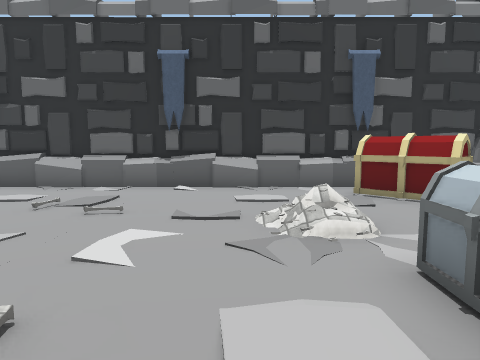
[1] (above)

17 first-person views from a walk through a scene from a Unity 3-D project. The camera is 1.2 m above the floor, tilts 6° down and sees 70° across. The floor is counted in squares, 1 m on a side. Each view is taken from the middle of a square. On the plan, view 1 faces up. The plan holds only what a view shows up to about 14 squares ahead; the rest is blank. The place goes on beyond the plan. The player character is not drawn. Some surface patterns are stand-ins.

[2]
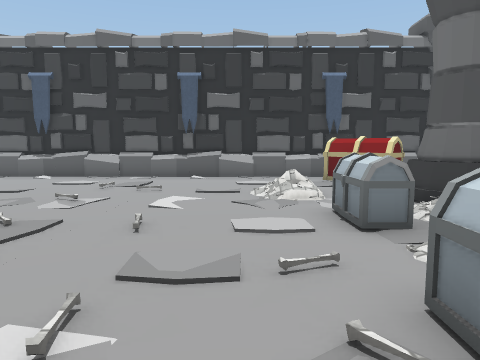

[3]
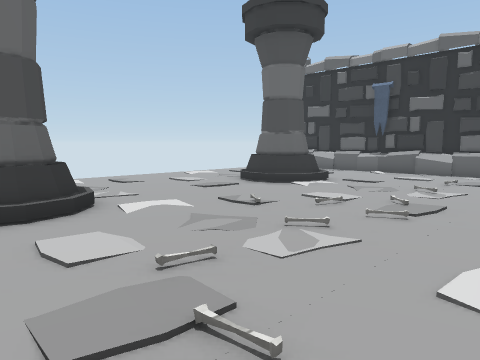

[4]
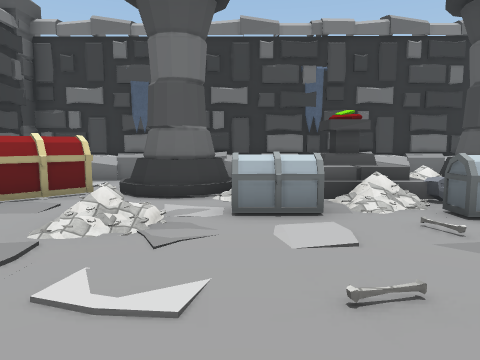

[5]
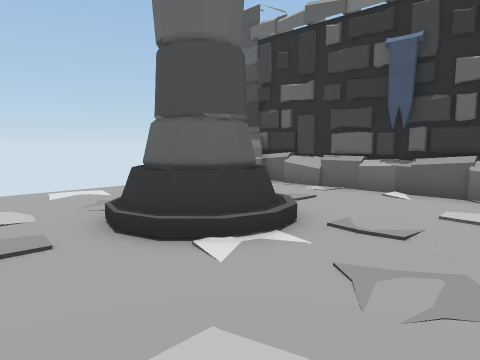

[6]
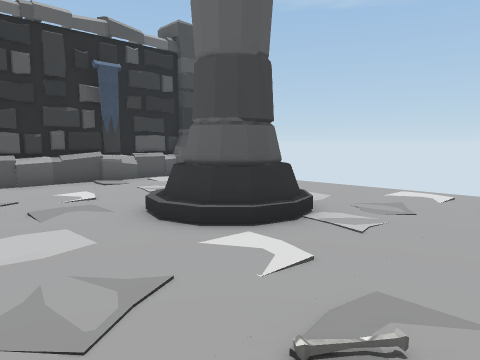

[7]
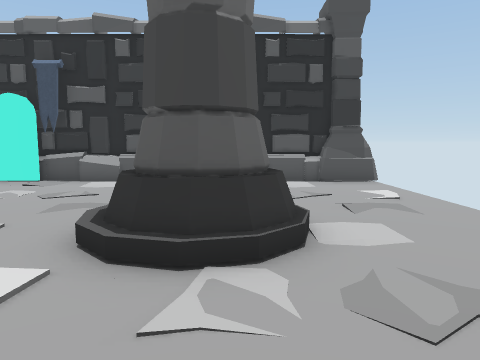

[8]
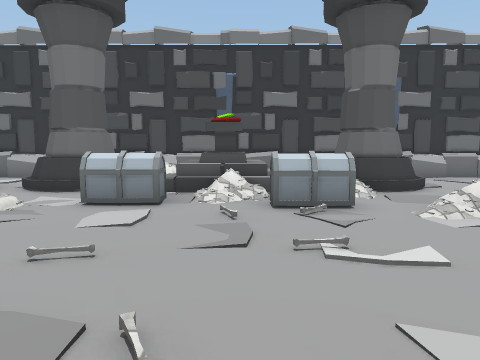

[9]
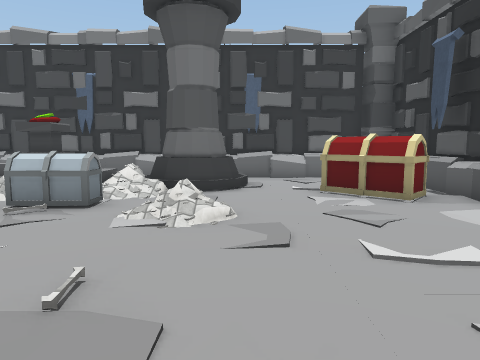

[10]
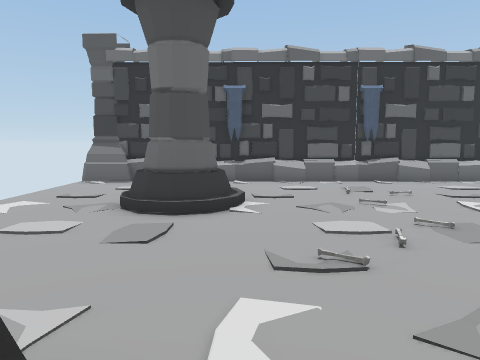

[11]
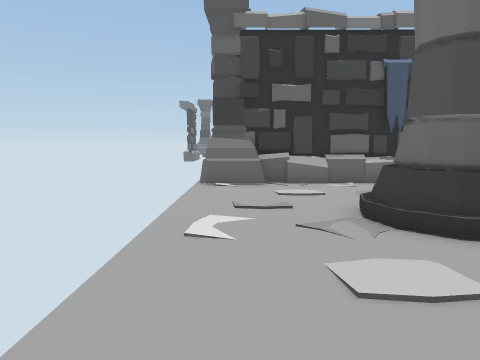

[12]
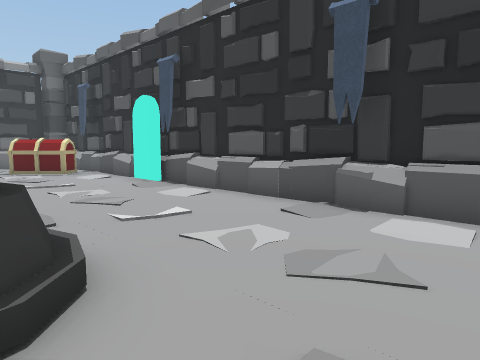

[13]
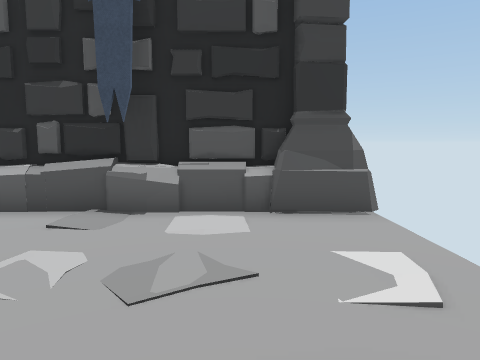

[14]
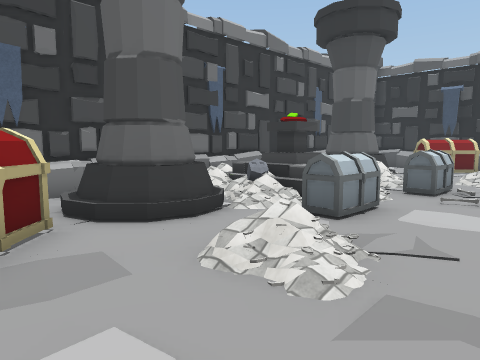

[15]
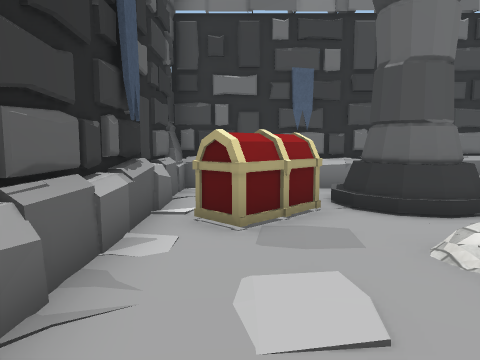

[16]
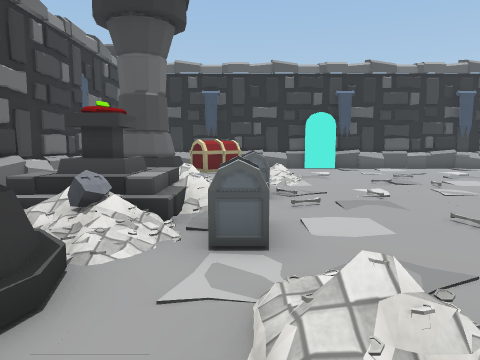

[17]
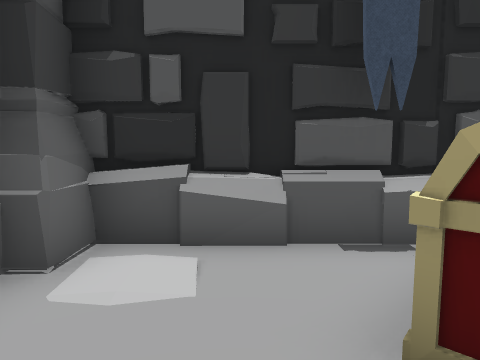

### Floor plan
Points are (right, up) in squares from view 1. A wall is a line through its corners. A room is listed if a view was taken in it or the views show most of it. See-through windows are left out.
Room 1 (views 1, 2, 3, 4, 5, 6, 7, 8, 9, 10, 11, 12, 13, 14, 15, 16, 17)
walls: (-2.4, 9.6) (-6.5, 9.6); (-2.6, -9.7) (-1.1, -9.7); (-2.4, 9.9) (-6.6, 9.9); (-7.4, 9.6) (-11.6, 9.6); (-2.7, -10.3) (-1.7, -10.3); (-7.4, 9.9) (-12, 9.9); (-0.6, -10) (6.8, -10); (-8.6, -10.1) (-2.3, -10); (0.2, -10.3) (0.7, -10.3); (-8.6, -10.3) (-3.5, -10.3); (0.8, -10.3) (1.7, -10.3); (7.3, 1.6) (7.3, 2.4); (2.5, 9.6) (-1.6, 9.6); (2.5, 9.9) (-1.6, 9.9); (1.9, -10.3) (7, -10.3); (-11.7, -10.1) (-9.5, -10.1); (-12, -10.3) (-9.5, -10.3); (7.3, -9.1) (7.3, 0.1); (6.9, 9.9) (4.4, 9.9); (7.3, 9.6) (4, 9.6); (7.5, -9.5) (7.5, 9.9)
low walls: (-4.4, 9.6) (-5.6, 9.4); (-5.2, -10.1) (-4, -9.9); (0.5, 9.6) (-0.7, 9.4); (-0.3, -10) (0.7, -9.9); (-7.2, -10.4) (-7.2, -9.9); (-9.3, 9.6) (-10.5, 9.5); (7.3, 2.2) (7.2, 2.7); (7.3, -2.6) (7.1, -1.3); (7.3, 3.2) (7.3, 3.7); (-10, -10.1) (-9.4, -10); (7.3, 4.9) (7.3, 5.5); (7.3, 6.5) (7.3, 7.1); (4.4, -10.1) (5.7, -9.9); (7.3, 7) (7.2, 8.2); (5.3, 9.5) (5.3, 10); (5.3, 9.6) (4.3, 9.5); (7.3, -7.4) (7.2, -6.1); (7.3, 8.2) (7.3, 9.6)
objects: other object (-13, -10); other object (-13, 9) to (-12, 11); pillar (-10, 4) to (-8, 5); pillar (-9, -5) to (-8, -3); bones (-6, 0); other object (-5, 1); other object (-4, -5); bones (-4, -3); bones (-4, -1); other object (-4, 2); other object (-4, 4); other object (-4, 6); bones (-3, 1); bones (-2, -4); other object (-2, 6); bones (-1, -1); bones (-1, 2); chest (1, -2) to (2, -1); bones (1, -1); bones (1, 0); chest (2, -9) to (4, -7); chest (2, 2) to (2, 3); other object (3, -1) to (6, 2); chest (3, 7) to (5, 8); pillar (4, -5) to (6, -3); pillar (4, 3) to (6, 6); other object (5, -2); flag (7, 6) to (8, 6)

Where each view was taken, in squares from view 1:
view 1: 0 up, 0 right, facing up
view 2: 3 down, 0 right, facing up
view 3: 5 down, 1 left, facing up-left
view 4: 3 up, 4 left, facing right
view 5: 1 up, 4 left, facing up-left
view 6: 1 up, 4 left, facing down-left
view 7: 1 up, 9 left, facing down
view 8: 0 up, 5 left, facing right
view 9: 5 down, 5 left, facing right
view 10: 4 down, 7 left, facing up
view 11: 1 down, 12 left, facing up
view 12: 4 down, 12 left, facing down-right
view 13: 4 down, 11 left, facing down
view 14: 8 up, 1 left, facing down-right
view 15: 8 up, 2 left, facing right
view 16: 7 up, 2 right, facing down
view 17: 6 down, 5 right, facing down
